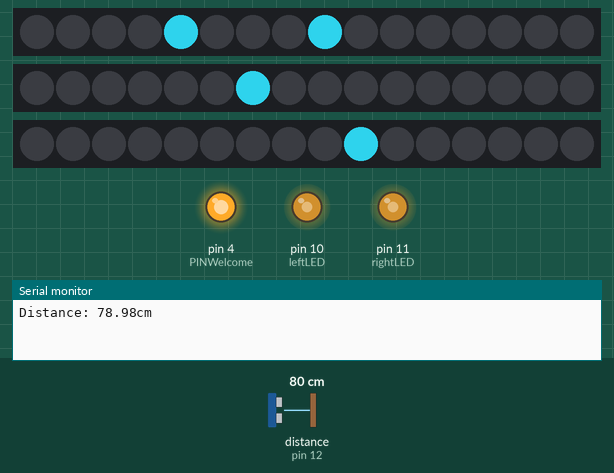
Bench run of a sketch on a simulated Arduino Uno, built with avr-gcc and run on an emulated ATmega328P. Shown: 3 × 16 RGB LEDs in strip order, left to right, output pins drawn as LEDs (lit = HIGH), the last lines printed to the serial monitor. Wiring (inferred from the names in the program): ultrasonic range finder: trigger pin 13; echo pin 12. Inputs (shaded band) come from the test bench; at power-on: distance to the obstacle (sensor on pin 12) 80 cm. The echo pulse lasts 58.3 µs per cm; dim RGB values are drawn brighter than linear; random numbers use the default seed unless the sketch sets one; pins used as bus, display or sensor lines are not drawn.

Above: at 1.29 s.
1.3 s: distance to the obstacle (sensor on pin 12) set to 167 cm
At 1.41 s:
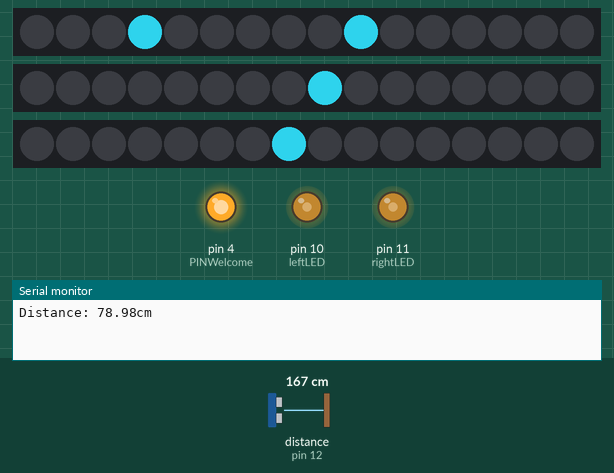
2.9 s: distance to the obstacle (sensor on pin 12) set to 175 cm
At 3.3 s:
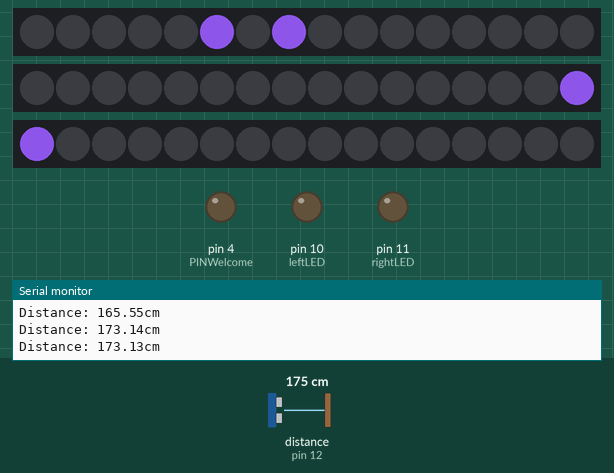
4.4 s: distance to the obstacle (sensor on pin 12) set to 2 cm
At 4.57 s:
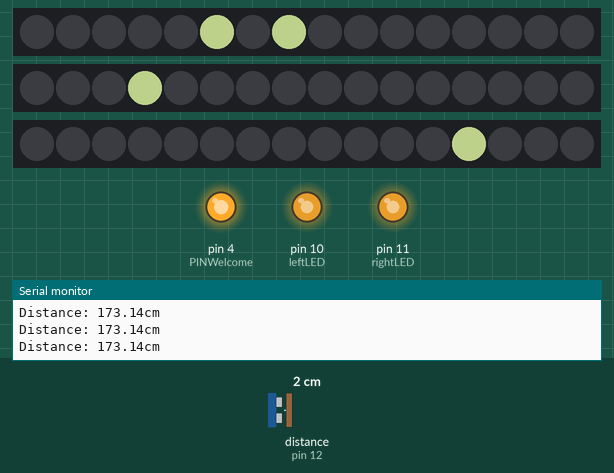
At 5.26 s:
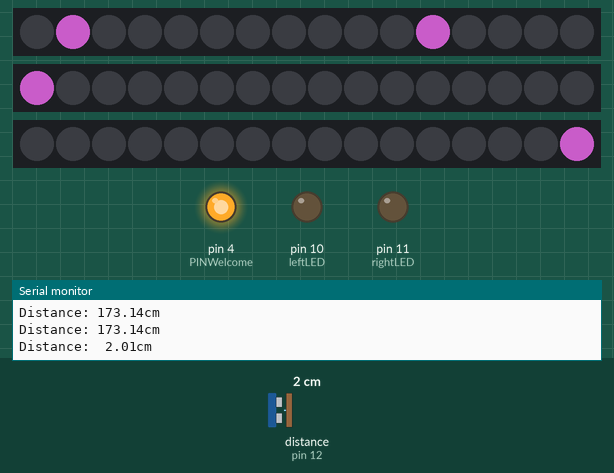
6.0 s: distance to the obstacle (sensor on pin 12) set to 9 cm
8.6 s: distance to the obstacle (sensor on pin 12) set to 12 cm
10.2 s: distance to the obstacle (sensor on pin 12) set to 120 cm
Timing chart, 0 to 15.8 s (numbered marks = the images above; inputs shaded):
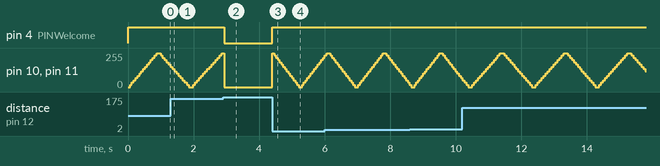

Measured:
- the behaviour switches between 171 and 172 cm on distance to the obstacle (sensor on pin 12) (found by bisection; images 1 and 2)
- after the input at 2.9 s, pin 4 (PINWelcome): HIGH → LOW at once
- after the input at 4.4 s, pin 4 (PINWelcome): LOW → HIGH at once; the LEDs: first change at once (image 3 shows a later state)

The sketch:

12and16pixels.ino
```cpp
 //MP3 player
 #include "SoftwareSerial.h"
SoftwareSerial mySerial(9,5);//(10TX, 11RX)*require PWM
# define Start_Byte 0x7E
# define Version_Byte 0xFF
# define Command_Length 0x06
# define End_Byte 0xEF
# define Acknowledge 0x00 //Returns info with command 0x41 [0x01: info, 0x00: no info]

# define ACTIVATED LOW
# define PINWelcome 4
boolean isPlaying = false;
 //Neopixel&LED
 #include <Adafruit_NeoPixel.h>
 #define PIN 6 //input of pixels12
 #define PIN16L 3 //input of the left pixels16
 #define PIN16R 9 //input of the right pixels16
 Adafruit_NeoPixel pixels12 = Adafruit_NeoPixel(16, PIN, NEO_GRB + NEO_KHZ800);
 Adafruit_NeoPixel pixels16L = Adafruit_NeoPixel(16, PIN16L, NEO_GRB + NEO_KHZ800);
 Adafruit_NeoPixel pixels16R = Adafruit_NeoPixel(16, PIN16R, NEO_GRB + NEO_KHZ800);
 int delayval=50;
 int redColor=0;
 int greenColor=0;
 int blueColor=0;
 int count=0;
 int echo=12;
 int leftLED=10;
 int rightLED=11;
 int trigger=13;
 int powerPixel12=7;
 int powerPixel16L=8;
 int powerPixel16R=2;
void setup(){
  //Neopixel&LED
  pinMode(PINWelcome,OUTPUT);
  pinMode(echo,INPUT);//Echo of the sensor
  pinMode(leftLED,OUTPUT);//LEFTLED
  pinMode(rightLED,OUTPUT);//RIGHTLED
  pinMode(trigger,OUTPUT);//Trigger of the sensor
  pinMode(powerPixel12,OUTPUT);//Power of neopixel with 12 bulbs
  pinMode(powerPixel16L,OUTPUT);//Power of neopixel with 16 bulbs
  pinMode(powerPixel16R,OUTPUT);//Power of neopixel with 16 bulbs
  Serial.begin(9600);
  pixels12.begin();
  pixels16L.begin();
  pixels16R.begin();
  }
float cal_distance(float microseconds){
  float v=340;
  float distm;
  float distcm;
  distm= v*microseconds/2000000;
  distcm=distm*100;
  return distcm;
  }
void loop(){
  float duration, dist;
  char dist_str[6];
  digitalWrite(trigger,LOW);
  delayMicroseconds(2);
  digitalWrite(trigger,HIGH);
  delayMicroseconds(10);
  digitalWrite(trigger,LOW);
  duration=pulseIn(echo,HIGH);
  dist=(cal_distance(duration));
  if (dist<170){
    //playFirst();
    digitalWrite(powerPixel12,HIGH);
    digitalWrite(powerPixel16L,HIGH);
    digitalWrite(powerPixel16R,HIGH);
    digitalWrite(PINWelcome,HIGH);
     setColor();
 for (int i=0; i < 16; i++) {
int j;
j=(i*4)/15;
  if(count%2!=0){analogWrite(leftLED,255-(i*17));analogWrite(rightLED,255-(i*17));
    pixels12.setPixelColor(5-j, pixels12.Color(redColor, greenColor, blueColor));
    pixels12.setPixelColor(7+j, pixels12.Color(redColor, greenColor, blueColor));
    pixels16L.setPixelColor(i, pixels16L.Color(redColor, greenColor, blueColor));
    pixels16R.setPixelColor(15-i, pixels16R.Color(redColor, greenColor, blueColor));
    pixels12.show();
    pixels16L.show();
    pixels16R.show();
    pixels12.setPixelColor(5-j, pixels12.Color(0, 0, 0));
    pixels12.setPixelColor(7+j, pixels12.Color(0,0,0));
    pixels16L.setPixelColor(i, pixels16L.Color(0, 0, 0));
    pixels16R.setPixelColor(15-i, pixels16R.Color(0, 0, 0));
    delay(delayval);  }
  else {analogWrite(leftLED,i*17);analogWrite(rightLED,i*17);
    pixels12.setPixelColor(j+1, pixels12.Color(redColor, greenColor, blueColor));
    pixels12.setPixelColor(11-j, pixels12.Color(redColor, greenColor, blueColor));
    pixels16L.setPixelColor(i, pixels16L.Color(redColor, greenColor, blueColor));
    pixels16R.setPixelColor(15-i, pixels16R.Color(redColor, greenColor, blueColor));
    pixels12.show();
    pixels16L.show();
    pixels16R.show();
    pixels12.setPixelColor(j+1, pixels12.Color(0, 0, 0));
    pixels12.setPixelColor(11-j, pixels12.Color(0,0,0));
    pixels16L.setPixelColor(i, pixels16L.Color(0, 0, 0));
    pixels16R.setPixelColor(15-i, pixels16R.Color(0, 0, 0));
    delay(delayval);  }

  if(j==4)count=count+1;
  digitalWrite(trigger,LOW);
  delayMicroseconds(2);
  digitalWrite(trigger,HIGH);
  delayMicroseconds(10);
  digitalWrite(trigger,LOW);
  duration=pulseIn(echo,HIGH);
  dist=(cal_distance(duration));
  if(dist>=170) break;
  }


    }
    else {digitalWrite(leftLED,LOW);digitalWrite(rightLED,LOW);digitalWrite(powerPixel12,LOW);digitalWrite(powerPixel16L,LOW);digitalWrite(powerPixel16R,LOW);digitalWrite(6,LOW);digitalWrite(3,LOW);digitalWrite(PINWelcome,LOW);delay(200);}
  dtostrf(dist,5,2,dist_str);
  Serial.println(String("Distance: ")+dist_str+"cm");
  if(count==101) count=0; //To prevent count approachs to inifinity
  }
  void setColor(){
  redColor = random(0, 255);
  greenColor = random(0, 255);
  blueColor = random(0, 255);
}
void execute_CMD(byte CMD, byte Par1, byte Par2)
// Excecute the command and parameters
{
// Calculate the checksum (2 bytes)
word checksum = -(Version_Byte + Command_Length + CMD + Acknowledge + Par1 + Par2);
// Build the command line
byte Command_line[10] = { Start_Byte, Version_Byte, Command_Length, CMD, Acknowledge,
Par1, Par2, highByte(checksum), lowByte(checksum), End_Byte};
//Send the command line to the module
for (byte k=0; k<10; k++)
{
mySerial.write( Command_line[k]);
}
}
void playFirst()
{
  /*execute_CMD(0x3F, 0, 0);
  delay(300);*/
  setVolume(30);
  delay(300);
  execute_CMD(0x11,0,1);
  delay(1750);
  execute_CMD(0x0E,0,0);
  delay(300);
}
void setVolume(int volume)
{
  execute_CMD(0x06, 0, volume); // Set the volume (0x00~0x30)
  delay(2000);
}
```
